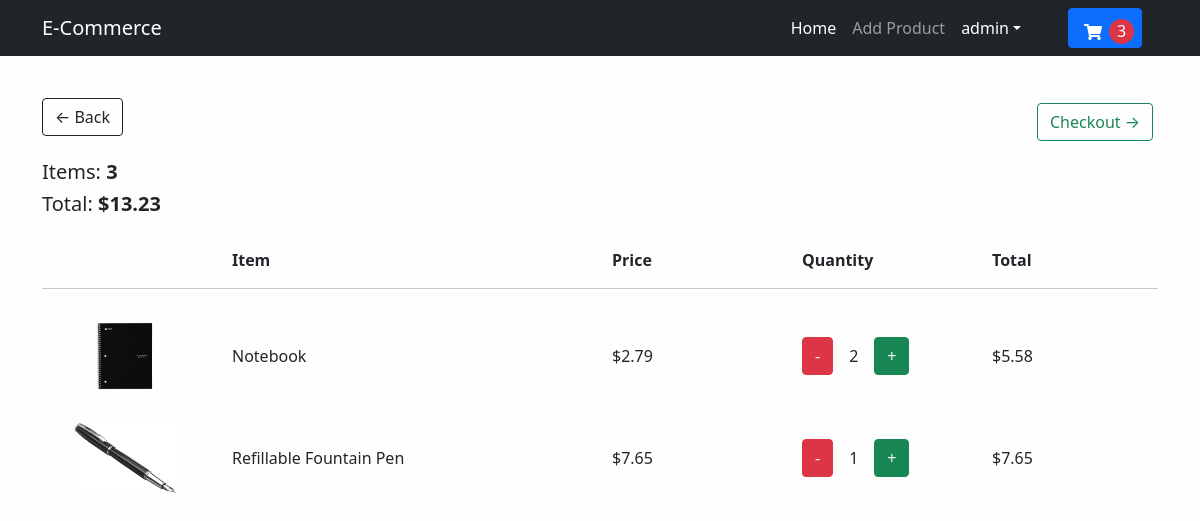
The app's page /cart/ (signed in), older data.
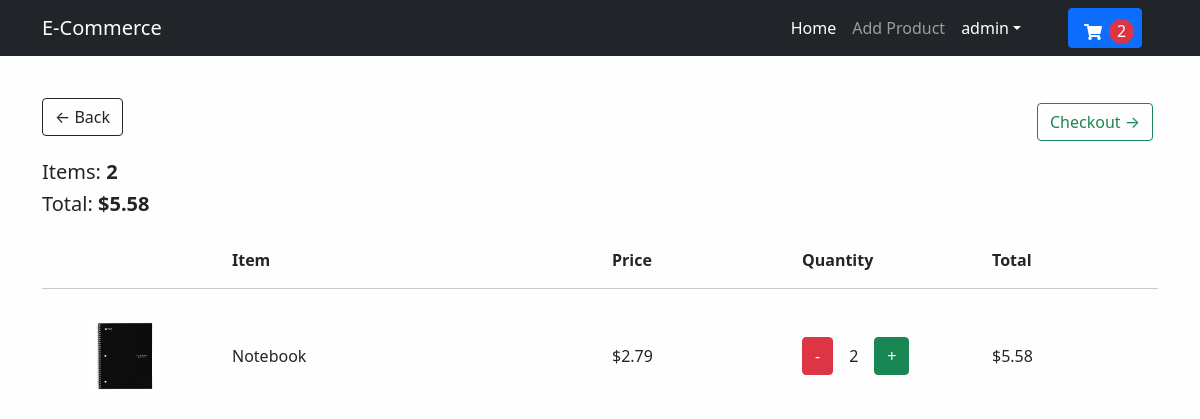
The same page, newer data.
### store/models.py (models this page shows, shortened)
class Order(models.Model):
    customer = models.ForeignKey(Customer, on_delete=models.SET_NULL, blank=True, null=True)
    date_ordered = models.DateTimeField(auto_now_add=True)
    complete = models.BooleanField(default=False, null=True, blank=False)
    transaction_id = models.CharField(max_length=200, null=True)
    def __str__(self):
        return str(self.id)
    @property
    def get_cart_total(self):
        orderitems = self.orderitem_set.all()
        total = sum([item.get_total for item in orderitems])
        return total
    @property
    def get_cart_items(self):
        orderitems = self.orderitem_set.all()
        total = sum([item.quantity for item in orderitems])
        return total

class OrderItem(models.Model):
    product = models.ForeignKey(Product, on_delete=models.SET_NULL, blank=True, null=True)
    order = models.ForeignKey(Order, on_delete=models.SET_NULL, blank=True, null=True)
    quantity = models.IntegerField(default=0, null=True, blank=True)
    date_added = models.DateTimeField(auto_now_add=True)
    @property
    def get_total(self):
        total = self.product.price * self.quantity
        return total

class Product(models.Model):
    name = models.CharField(max_length=200, null=True)
    price = models.FloatField()
    digital = models.BooleanField(default=False, null=True, blank=False)
    image = models.ImageField(null=True, blank=True)
    @property
    def imageURL(self):
        try:
            url = self.image.url
        except:
            url = ''
        return url

### store/views.py (the view)
# urls.py: path('cart/', views.cart, name='cart'),
def cart(request):
    data = cartData(request)
    cartItems = data['cartItems']
    items = data['items']
    order = data['order']
    print(order)
    context = {'items':items, 'order':order, 'cartItems': cartItems}
    return render(request, 'store/cart.html', context)

### store/utils.py (called while the page is built)
def cartData(request):
    if request.user.is_authenticated:
        customer = request.user.customer
        order, created = Order.objects.get_or_create(customer=customer, complete=False)
        items = order.orderitem_set.all()
        cartItems = order.get_cart_items
    else:
        cookieData = cookieCart(request)
        cartItems = cookieData['cartItems']
        items = cookieData['items']
        order = cookieData['order']
    return {'cartItems': cartItems, 'order': order, 'items': items}

### templates/store/cart.html (shortened to what this page needs)
{% extends 'base.html' %}
{% load static %}
{% block body %}
    <div class="row">
        <div class="col-lg-12">
            <a href="{% url 'index' %}" class="btn btn-outline-dark">&#x2190; Back</a>
            <a href="{% url 'checkout' %}" class="btn btn-outline-success" style="float:right; margin:5px">Checkout &#8594;</a>
            <br>
            <br>
            <h5>Items: <strong>{{order.get_cart_items}}</strong></h5>
            <h5>Total: <strong>${{order.get_cart_total|floatformat:2}}</strong></h5>
            <br>
            <div class="row">
                <div class="col-2"></div>
                <div class="col-4 fw-bold">Item</div>
                <div class="col-2 fw-bold">Price</div>
                <div class="col-2 fw-bold">Quantity</div>
                <div class="col-2 fw-bold">Total</div>
            </div>
            <hr>
            {% for item in items %}
                <div class="row">
                    <div class="col-2 my-3"><img class="checkout-img" src="{{item.product.imageURL}}" alt="image"></div>
                    <div class="col-4 my-3 my-auto">{{item.product.name}}</div>
                    <div class="col-2 my-3 my-auto">${{item.product.price|floatformat:2}}</div>
                    <div class="col-2 my-3 my-auto">
                        <div class="d-flex">
                            <button data-product={{item.product.id}} data-action="remove" class="btn btn-danger update-cart me-3">-</button>
                            <p class="my-auto">{{item.quantity}}</p>
                            <button data-product={{item.product.id}} data-action="add" class="btn btn-success update-cart ms-3">+</button>
                        </div>
                    </div>
                    <div class="col-2 my-3 my-auto">${{item.get_total|floatformat:2}}</div>
                </div>
            {% endfor%}
        </div>
    </div>
{% endblock %}

### templates/base.html (shortened to what this page needs)
{% load static %}
<!Doctype html>
<html lang="en">
<head>
    <link href="https://cdn.jsdelivr.net/npm/bootstrap@5.1.3/dist/css/bootstrap.min.css" rel="stylesheet">
    <link rel="stylesheet" href="https://cdnjs.cloudflare.com/ajax/libs/font-awesome/5.15.1/css/all.min.css">
    <link rel="stylesheet" href="https://cdn.jsdelivr.net/npm/bootstrap-icons@1.5.0/font/bootstrap-icons.css">
    <link rel="stylesheet" href="{% static 'css/styles.css' %}">
</head>
<body>
<nav class="navbar navbar-expand-lg navbar-dark bg-dark fixed-top ">
    <div class="container">
        <a class="navbar-brand" href="{% url 'index' %}">E-Commerce</a>
        <div class="collapse navbar-collapse" id="navbarSupportedContent">
            <ul class="navbar-nav ms-auto mb-2 mb-lg-0">
                <li class="nav-item">
                    <a class="nav-link active" aria-current="page" href="{% url 'index' %}">Home</a>
                </li>
                {% if user.is_authenticated %}
                    {% if user.is_superuser %}
                    <li class="nav-item">
                        <a class="nav-link" href="{% url 'add-product' %}">Add Product</a>
                    </li>
                    {% endif %}
                    <li class="nav-item dropdown">
                        <a class="nav-link dropdown-toggle active" data-bs-toggle="dropdown" href="#"
                           role="button" aria-expanded="false">{{  user.username}}</a>
                    </li>
                    </ul>
                {% else %}
                    <a class="btn btn-light" href={% url 'login' %}>Login</a>
                    <div class="m-2"></div>
                    <a class="btn btn-light" href={% url 'register' %}>Register</a>
                {% endif %}
                <li>
                    <a href="{% url 'cart' %}" class="btn btn-primary shopping-cart mx-3">
                        <i class="fas fa-shopping-cart text-white"></i>
                        <div id="cart-total" class="bg-danger rounded-circle text-center text-white">{{cartItems}}</div>
                    </a>
                </li>
        </div>
    </div>
</nav>
<div class="container my-5">
    {% block body %}
    {% endblock %}
</div>
</body>
</html>

### static/css/styles.css (style rules this page uses)
body { background-color: #fefefe; padding-top: 50px; }
.shopping-cart { position: relative; height: 40px; padding-left: 60px !important; }
.fa-shopping-cart { position: absolute; top: 15px; left: 15px; pointer-events: none; }
#cart-total { position: absolute; top: 10px; left: 40px; width: 25px; height: 25px; pointer-events: none; }
.checkout-img { position: relative; height: 70px; }
img { max-width: 100%; max-height: 100%; position: absolute; top: 50%; left: 50%; transform: translate(-50%, -50%); }

Row changes from the older to the newer data that the page shows:
removed Order: get_cart_items "3", get_cart_total "13.23"
removed OrderItem: product.imageURL (picture), product.name "Refillable Fountain Pen", product.price "7.65", quantity "1", get_total "7.65"
added Order: get_cart_items "2", get_cart_total "5.58"
Text that changed along with them:
{{ cartItems }}: "3" → "2"
